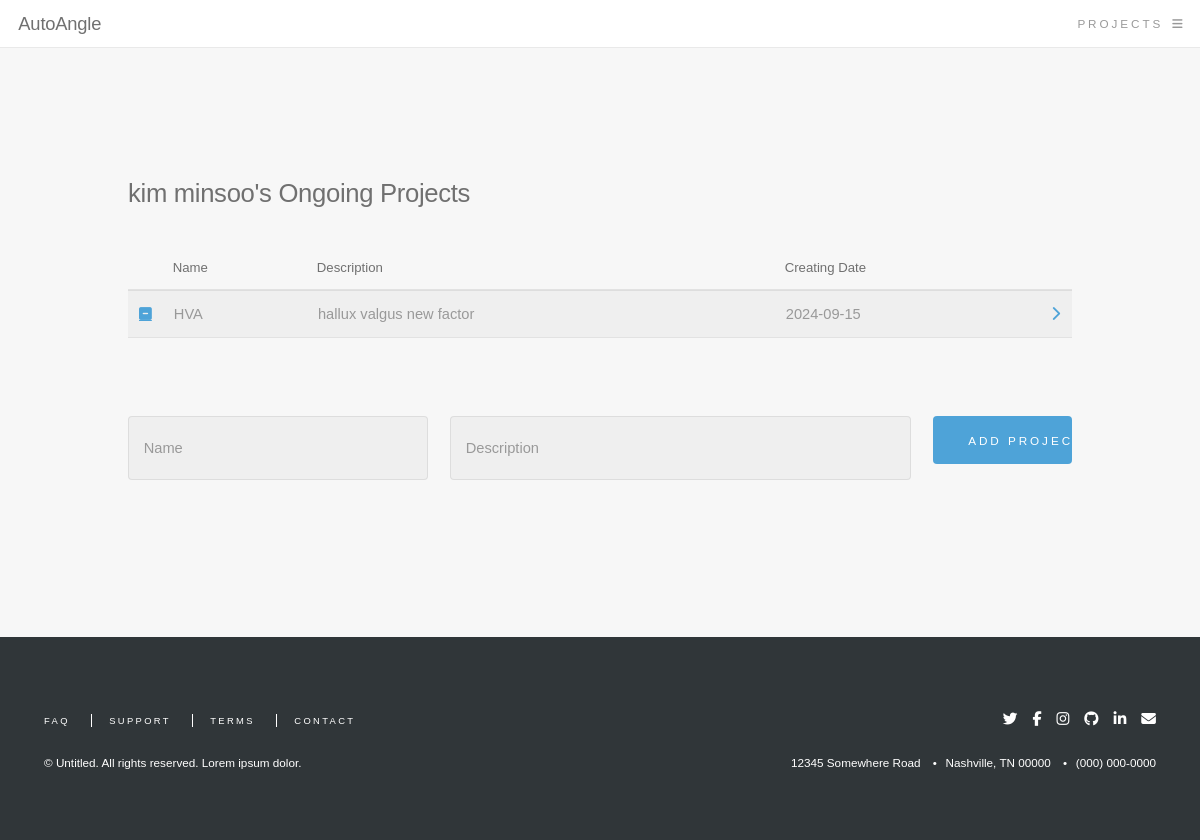
Page /project (signed in) on the committed database.
### main.py (models this page shows)
class User(db.Model, UserMixin):
    __tablename__ = 'user'
    id = db.Column(db.Integer, primary_key=True)
    name = db.Column(db.String(100), nullable=False)
    email = db.Column(db.String(100), unique=True, nullable=False)
    password = db.Column(db.String(100), nullable=False)
    projects = db.relationship('Project', backref='owner', lazy=True)

class Project(db.Model):
    __tablename__ = 'project'
    id = db.Column(db.Integer, primary_key=True)
    name = db.Column(db.String(100),nullable=False)
    description = db.Column(db.String(255),nullable=False)
    project_time = db.Column(db.String(100))
    user_id = db.Column(db.Integer, db.ForeignKey('user.id'), nullable=False)
    files = db.relationship('File', backref='project', lazy=True)

### main.py (the view, shortened to what this page needs)
@app.route("/project", methods=["GET", "POST"])
@login_required
def project():
    projects = Project.query.filter_by(user_id=current_user.id).all()
    return render_template('project.html', projects = projects)

### main.py (called while the page is built)
@login_manager.user_loader
def load_user(user_id):
    return db.session.query(User).get(user_id)

### templates/project.html (shortened to what this page needs)
<!DOCTYPE HTML>
<html>
	<head>
		<link rel="stylesheet" href="static/assets/css/main.css" />
	</head>
	<body class="is-preload">
			<header id="header">
				<h1><a href="{{ url_for('main') }}">AutoAngle</a></h1>
				<a href="#menu">Projects</a>
			</header>
        <section style="padding: 8rem;">
            <h2>{{ current_user.name }}'s Ongoing Projects</h2>
            <br>
            <div class="table-wrapper">
                <table>
                    <thead>
                        <tr>
                            <th style="width: 2rem;"></th>
                            <th>Name</th>
                            <th>Description</th>
                            <th>Creating Date</th>
                            <th style="width: 2rem;"></th>
                        </tr>
                    </thead>
                    <tbody>
                        {% for project in projects %}
                            <tr>
                                <td><a href="{{ url_for('delete_project', project_id=project.id) }}" class="fa-solid fa-square-minus"></a></td>
                                <td>{{ project.name }}</td>
                                <td>{{ project.description }}</td>
                                <td>{{ project.project_time }}</td>
                                <td><a href='{{ url_for('file', project_number=project.id) }}' class="fa-solid fa-chevron-right" style="text-decoration: none;"></a></td>
                            </tr>
                        {% endfor %}
                    </tbody>
                </table>
                <br>
                <br>
                <form method="post" action="#">
                    <div class="row gtr-uniform">
                        <div class="col-4 col-12-xsmall">
                            <input type="text" name="project-name" id="project-name" placeholder="Name" style="height: 4rem;"/>
                        </div>
                        <div class="col-6 col-12-xsmall">
                            <input type="text" name="project-description" id="project-description" placeholder="Description" style="height: 4rem;" required/>
                        </div>
                        <div class="col-2 col-12-xsmall">
                            <button type="submit" class="button primary fit small">
                                Add Project
                            </button>
                        </div>
                </form>
            </div>
        </section>
			<footer id="footer">
				<div class="inner">
					<ul class="icons">
						<li><a href="#" class="icon brands fa-twitter"><span class="label">Twitter</span></a></li>
						<li><a href="#" class="icon brands fa-facebook-f"><span class="label">Facebook</span></a></li>
						<li><a href="#" class="icon brands fa-instagram"><span class="label">Instagram</span></a></li>
						<li><a href="#" class="icon brands fa-github"><span class="label">GitHub</span></a></li>
						<li><a href="#" class="icon brands fa-linkedin-in"><span class="label">LinkedIn</span></a></li>
						<li><a href="#" class="icon solid fa-envelope"><span class="label">Envelope</span></a></li>
					</ul>
					<ul class="contact">
						<li>12345 Somewhere Road</li>
						<li>Nashville, TN 00000</li>
						<li>(000) 000-0000</li>
					</ul>
					<ul class="links">
						<li><a href="#">FAQ</a></li>
						<li><a href="#">Support</a></li>
						<li><a href="#">Terms</a></li>
						<li><a href="#">Contact</a></li>
					</ul>
					<p class="copyright">&copy; Untitled. All rights reserved. Lorem ipsum dolor.</p>
				</div>
			</footer>
	</body>
</html>

### rows in the picture
User: name "kim minsoo"
Project: name "HVA", description "hallux valgus new factor", project_time "2024-09-15"
